Frame 1 (no input): blank canvas, image omitted
Frame 60 (no input): blank canvas, image omitted
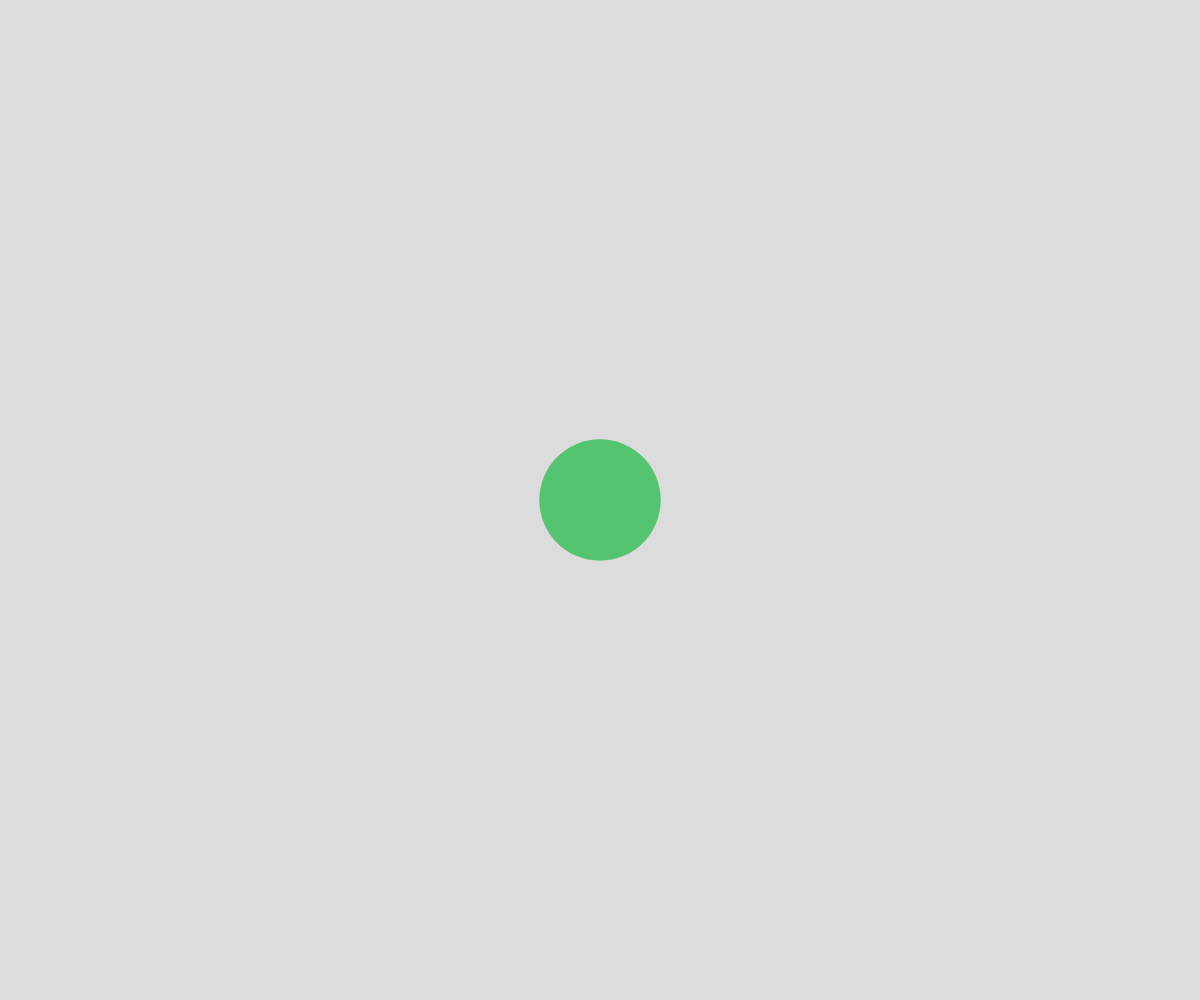
Frame 120 (the mouse pressed at the canvas centre since frame 60)

The p5.js sketch whose frames 1 and 60 were blank and that drew this single picture after the mouse press (run headless with seeded random() and noise() and a simulated clock; from frame 60 on, the mouse is pressed at the canvas centre):

// p5.js sketch
// ── sketch.js
// Array Demo w/ balls
// Salaar Ahmed
// Oct. 18
//
// Extra for Experts:
// - describe what you did to take this project "above and beyond"


let theCircles = [];

function setup() {
  createCanvas(windowWidth, windowHeight);
}

function draw() {
  background(220);
  displayCircles();
}

function displayCircles(){
  for (let i = 0; i<theCircles.length; i++){
    noStroke();
    fill(theCircles[i].theColor);
    circle(theCircles[i].x, theCircles[i].y, theCircles[i].radius*2);
  }
}

function mousePressed(){
  spawnCircle();
}

function spawnCircle(){
  let thisCircle = {
    x: mouseX,
    y: mouseY,
    radius: random(25,75),
    theColor: color(random(255), random(255), random(255), random(255))

  };
  theCircles.push(thisCircle);
}
